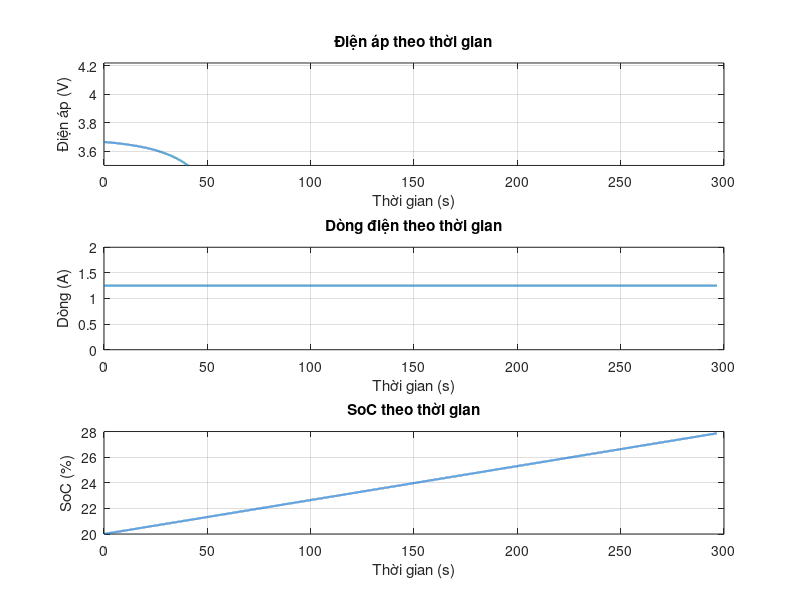

The MATLAB source for this figure:
function caculateCCCV
    % ================= THÔNG SỐ BAN ĐẦU =================
    I_cutoff = 0.1;     % A
    U_cutoff = 4.2;     % V
    I_cc = 1.25;        % A
    Q0 = 1310 * 3.6;    % Dung lượng danh định (Coulomb)
    h = 0.01;           % Bước thời gian (s)
    t_max = 10000;      % Thời gian mô phỏng tối đa (s)

    % ================= KHỞI TẠO DỮ LIỆU =================
    N = t_max / h;
    SoC_initial = 0.2;
    Qk_1 = SoC_initial * Q0;
    Ucpk = 0;
    Ucpk_1 = 0;
    Ik = I_cc;

    % Mảng lưu dữ liệu để vẽ
    time_arr = zeros(1, N);
    voltage_arr = zeros(1, N);
    current_arr = zeros(1, N);
    capacity_arr = zeros(1, N);

    % ================= VÒNG LẶP MÔ PHỎNG =================
    for k = 1:N
        tk = k * h;

        % Tính Qk (Coulomb)
        Qk = Qk_1 + Ik * h;

        % Tính SoC
        SoCk = Qk / Q0;

        % ======= Tham số từ mô hình mới =======
        % OCV giữ nguyên
        OCVk = 49.6*SoCk^7 - 243*SoCk^6 + 482*SoCk^5 - 502*SoCk^4 ...
             + 297*SoCk^3 - 99.9*SoCk^2 + 18.2*SoCk + 2.29;

        % R0 mới
        R0k = -26.3*SoCk^7 + 110*SoCk^6 - 190*SoCk^5 + 177*SoCk^4 ...
            - 94.1*SoCk^3 + 28.7*SoCk^2 - 4.63*SoCk + 0.317;

        % Rp mới
        Rpk = -113*SoCk^7 + 476*SoCk^6 - 842*SoCk^5 + 810*SoCk^4 ...
            - 456*SoCk^3 + 150*SoCk^2 - 26.8*SoCk + 2.01;

        % Cp mới
        Cpk = 1.36e7*SoCk^7 - 5.74e7*SoCk^6 + 1e8*SoCk^5 - 9.37e7*SoCk^4 ...
            + 5.02e7*SoCk^3 - 1.54e7*SoCk^2 + 2.48e6*SoCk - 1.61e5;

        % RC song song
        Ucpk = Ucpk_1 + h * (-Ucpk / (Rpk * Cpk) + Ik / Cpk);

        % Điện áp pin
        U_tk = OCVk + R0k * Ik + Ucpk;

        % Cập nhật giá trị cho lần lặp tiếp theo
        Qk_1 = Qk;
        Ucpk_1 = Ucpk;

        % Chế độ CV
        if U_tk >= U_cutoff
            U_tk = U_cutoff;
            Ik = (U_tk - OCVk - Ucpk_1) / R0k;
        else
            Ik = I_cc;
        end

        % Lưu dữ liệu
        time_arr(k) = tk;
        voltage_arr(k) = U_tk;
        current_arr(k) = Ik;
        capacity_arr(k) = SoCk * 100;  % %

        % Điều kiện dừng
        if (Ik <= I_cutoff) || (SoCk >= 1)
            time_arr = time_arr(1:k);
            voltage_arr = voltage_arr(1:k);
            current_arr = current_arr(1:k);
            capacity_arr = capacity_arr(1:k);
            break;
        end
    end

    % ================= VẼ ĐỒ THỊ =================
    figure;
    subplot(3,1,1);
    plot(time_arr, voltage_arr, 'LineWidth', 1.5);
    xlabel('Thời gian (s)'); ylabel('Điện áp (V)');
    title('Điện áp theo thời gian');
    grid on; ylim([3.5 4.22]);

    subplot(3,1,2);
    plot(time_arr, current_arr, 'LineWidth', 1.5);
    xlabel('Thời gian (s)'); ylabel('Dòng (A)');
    title('Dòng điện theo thời gian');
    grid on; ylim([0 2]);

    subplot(3,1,3);
    plot(time_arr, capacity_arr, 'LineWidth', 1.5);
    xlabel('Thời gian (s)'); ylabel('SoC (%)');
    title('SoC theo thời gian');
    grid on;
end
